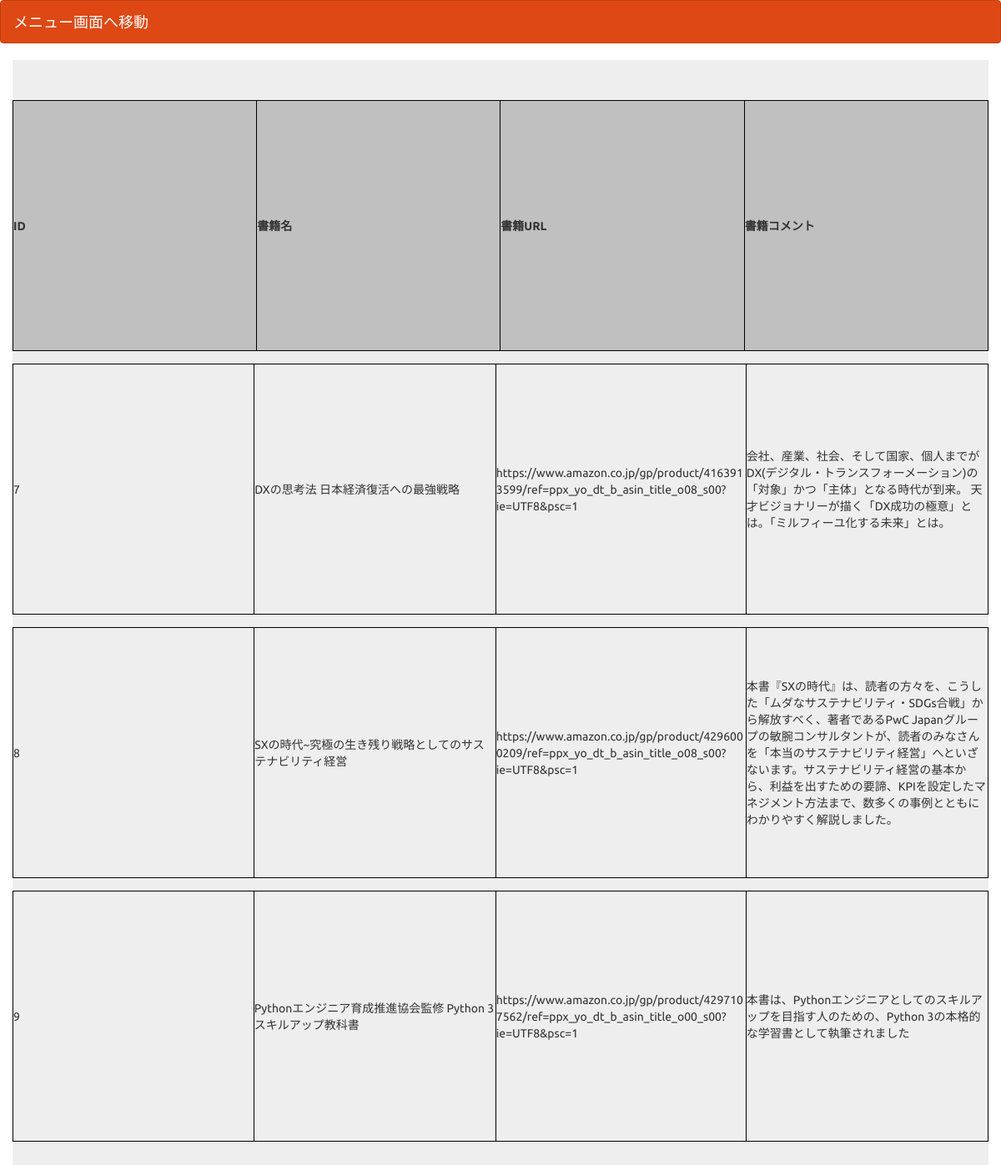
The page /PHP04_kadai/bmselect_part.php on the database its author committed.
### tables this page shows
CREATE TABLE `gs_bm_table` (
  `id` int(12) NOT NULL,
  `bookName` varchar(128) NOT NULL,
  `bookUrl` text NOT NULL,
  `bookComment` text NOT NULL,
  `date` datetime NOT NULL
);

### PHP04_kadai/funcs.php (called while the page is built, shortened)
<?php
function h($str) {
   return htmlspecialchars($str, ENT_QUOTES);
}

### PHP04_kadai/bmselect_part.php (the view, shortened to what this page needs)
<?php
require_once('funcs.php');
$pdo = db_conn();
$stmt = $pdo->prepare("SELECT * FROM gs_bm_table");
$status = $stmt->execute();
$view = "";
if ($status == false) {
    $error = $stmt->errorInfo();
    exit("ErrorQuery:" . $error[2]);
} else {
    while ($result = $stmt->fetch(PDO::FETCH_ASSOC)) {
        $view .= '<table>';
        $view .= '<p>';
        $view .= '<td>'.h($result['id']) . '</td>'. '<td>'. h($result['bookName']) . '</td>' . '<td>'. h($result['bookUrl']). '</td>'  .'<td>'. h($result['bookComment']).  '</td>';
        $view .= '</p>';
        $view .= '</table>';
    }
}
?>
<!DOCTYPE html>
<html lang="ja">
<head>
    <link rel="stylesheet" href="css/range.css">
    <link href="css/bootstrap.min.css" rel="stylesheet">
</head>
<body id="main">
    <header>
        <nav class="navbar navbar-default">
            <div class="container-fluid">
                <div class="navbar-header">
                    <a class="navbar-brand" href="menu.php">メニュー画面へ移動</a>
                </div>
            </div>
        </nav>
    </header>
    <div>
        <div class="container jumbotron">
            <table align="center">
                <tr>
                    <th>ID</th>
                    <th>書籍名</th>
                    <th>書籍URL</th>
                    <th>書籍コメント</th>
                </tr>
            </table>
          <?= $view ?>
        </div>
    </div>
</body>
</html>

### PHP04_kadai/bmselect_part.php (style rules this page uses)
table,tr,td,th { border: solid 1px black; border-collapse: collapse; }
tr,td,th { width: 300px; max-width: 300px; height: 300px; word-wrap: break-word }
th { background: silver; }
p { text-align: center; }

### rows shown on the page
gs_bm_table: id "7", bookName "DXの思考法 日本経済復活への最強戦略", bookUrl "https://www.amazon.co.jp/gp/product/4163913599/ref=ppx_yo_dt_b_asin_title_o08_s00?ie=UTF8&psc=1", bookComment "会社、産業、社会、そして国家、個人までが DX(デジタル・トランスフォーメーション)の「対象」かつ「主体」となる時代が到来。 天才ビジョナリーが描く「DX成功の極意」とは。「ミルフィーユ化する未来」とは。"
gs_bm_table: id "8", bookName "SXの時代~究極の生き残り戦略としてのサステナビリティ経営", bookUrl "https://www.amazon.co.jp/gp/product/4296000209/ref=ppx_yo_dt_b_asin_title_o08_s00?ie=UTF8&psc=1", bookComment "本書『SXの時代』は、読者の方々を、こうした「ムダなサステナビリティ・SDGs合戦」から解放すべく、著者であるPwC Japanグループの敏腕コンサルタントが、読者のみなさんを「本当のサステナビリティ経営」へといざないます。サステナビリティ経営の基本から、利益を出すための要諦、KPIを設定したマネジメント方法まで、数多くの事例とともにわかりやすく解説しました。"
gs_bm_table: id "9", bookName "Pythonエンジニア育成推進協会監修 Python 3スキルアップ教科書", bookUrl "https://www.amazon.co.jp/gp/product/4297107562/ref=ppx_yo_dt_b_asin_title_o00_s00?ie=UTF8&psc=1", bookComment "本書は、Pythonエンジニアとしてのスキルアップを目指す人のための、Python 3の本格的な学習書として執筆されました"
